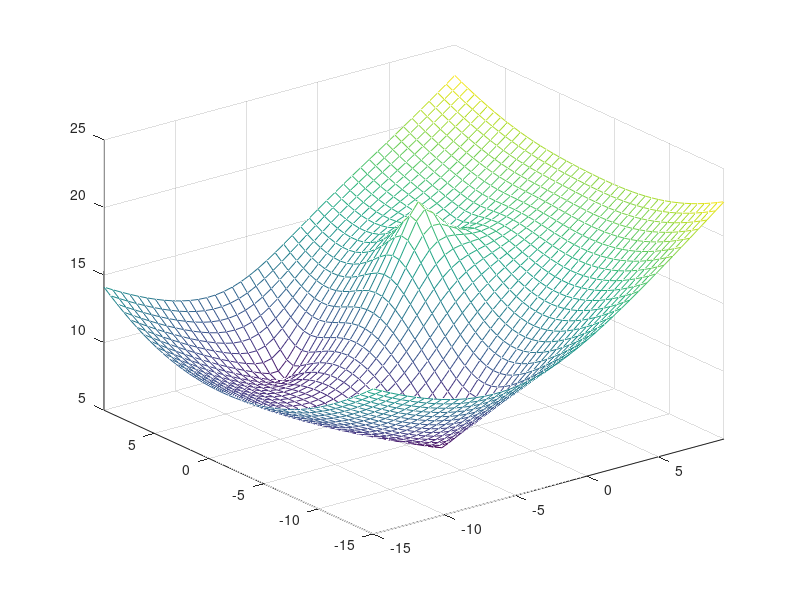
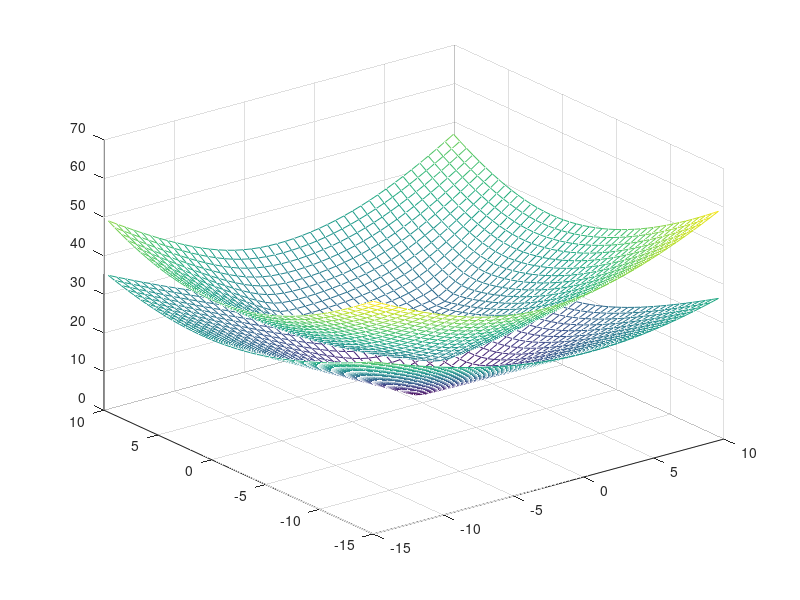
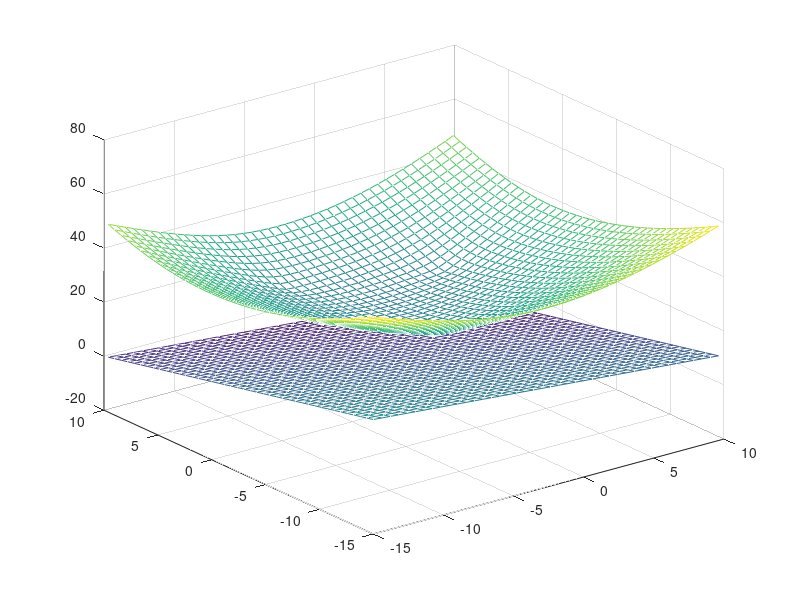
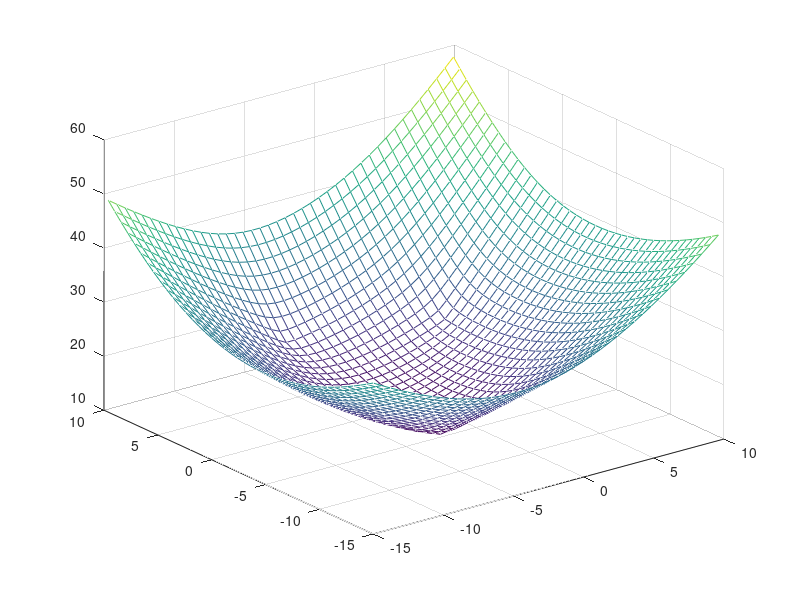

Here is the MATLAB script that generated these plots, in order:
function ccp_example()
a_4 = [1;2];
x0 = [0;0];
x = [-15:.6:10]';

fx = f(x);
gx = g(x,a_4);

Z = fx - gx;
figure(1)
mesh(x,x,Z);
hold on
contour(x',x',Z)
hold off

figure(2)
mesh(x,x,fx)
hold on 
mesh(x,x,gx)
hold off

affine_gx = affine_g(x,x0,a_4);
figure(3)
mesh(x,x,fx)
hold on 
mesh(x,x,affine_gx)
hold off

CCP = fx-affine_gx;
figure(4)
mesh(x,x,CCP)

end

function F = f(x_)
a_1 = [3; 2];
a_2 = [-6;5];
a_3 = [-4;-7];
[m,~] = size(x_);
F=[];
for i = 1:1:m
    for j = 1:1:m
        x = [x_(j);x_(i)];
        F(i,j) = norm(x-a_1) + norm(x-a_2) + norm(x - a_3);
    end
end
end

function G = g(x_,a_4)
% a_4 = [0.5;1];
[m,~] = size(x_);
G=[];
for i = 1:1:m
    for j = 1:1:m
        x = [x_(j);x_(i)];
        G(i,j) = norm(2*x - a_4);
    end
end
end

function g = grad_g(x,a_4)
% a_4 = [0.5;1];
if (x == ( a_4/2))
    g = [0;0];
else
    g = (2.*x-a_4)/norm(2.*x-a_4);
end
end

function aG = affine_g(x_,x0,a_4)
% a_4 = [0.5;1];
[m,~] = size(x_);
aG = [];
for i = 1:1:m
    for j = 1:1:m
        x = [x_(j);x_(i)];
        aG(i,j) = norm(2.*x0 - a_4) + grad_g(x0,a_4)'*(x - x0);
    end
end
end